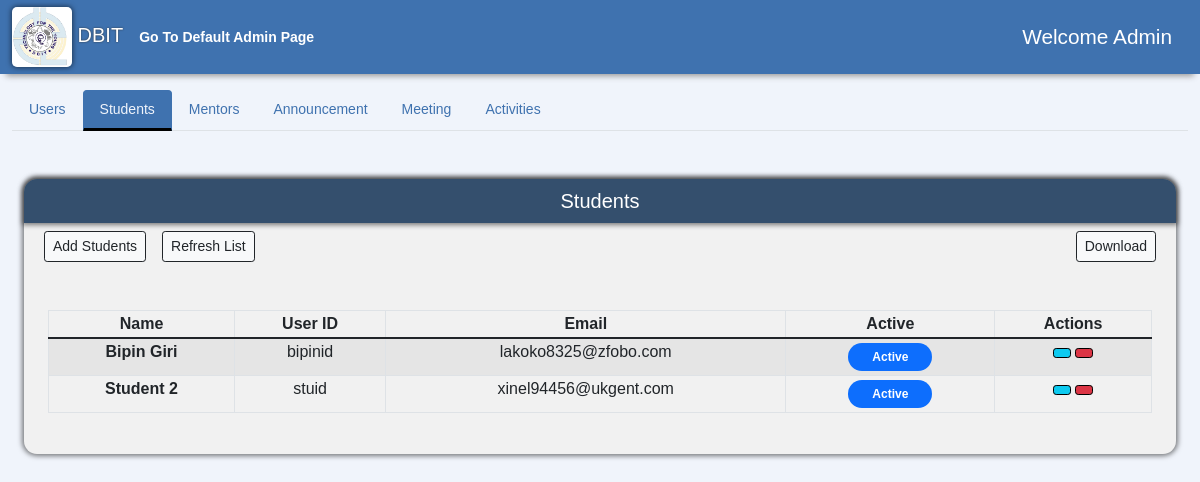
The app's page /AdminPage/student (signed in), older data.
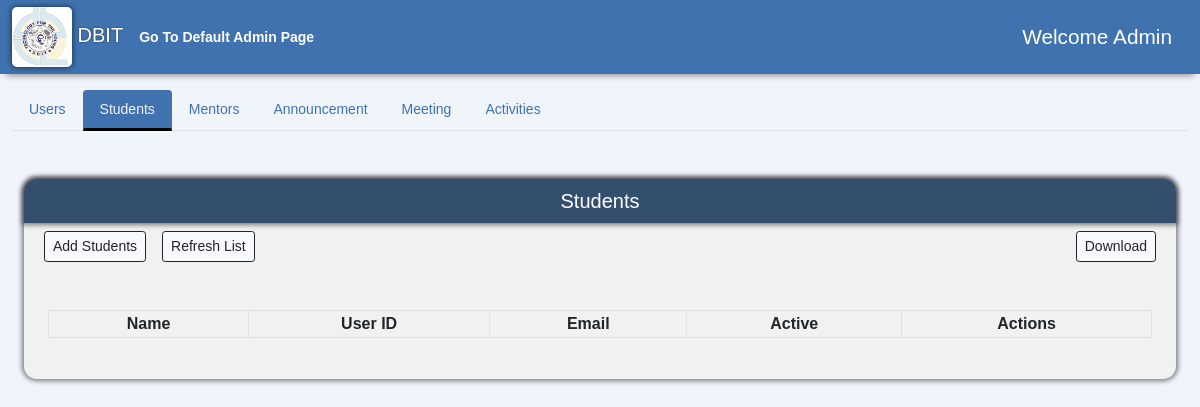
The same page, newer data.
### accounts/models.py (models this page shows, shortened)
class User(AbstractUser):
    usr_id = models.CharField(max_length=50, unique=True)
    username = None
    email = models.EmailField(max_length=255, unique=True)
    created_on = models.DateTimeField(auto_now_add=True)
    is_active = models.BooleanField(default=True)
    is_staff = models.BooleanField(default=False)
    is_superuser = models.BooleanField(default=False)
    first_name = models.CharField(max_length=50, null=True)
    last_name = models.CharField(max_length=50, null=True)
    middle_name = models.CharField(max_length=50, null=True)
    phone = models.CharField(max_length=10, null=True, blank=True)
    profile_img = models.ImageField(
        default='logo.png', null=True, blank=True, upload_to='images/')
    USERNAME_FIELD = 'email'
    REQUIRED_FIELDS = ['usr_id', ]
    objects = CustomUserManager()

### AdminPage/views.py (the view)
# urls.py: path('student', views.Adminstudent, name= 'admin-student'),
@login_required(login_url='Login')
def Adminstudent(request):
    if request.user.is_superuser:
        students = User.objects.filter(is_staff=False)
        context = {'users': students}
        return render(request,'AdminPage/admin-student.html',context)
    else:
        return HttpResponse("You are not authorized to view this page")

### Announcement/notification_processors.py (called while the page is built)
def announcements(request):
    allnotifications= Announcement.objects.all()
    return {'notifications':allnotifications}

def announcement_receiver(request):
    allreceivers= AnnouncementReceiver.objects.all()
    return {'receivers':allreceivers}

### FacultyDashboard/scheduled_meeting_processors.py (called while the page is built)
def scheduled_meetings(request):
    allmeetings= Meeting.objects.all()
    return {'meetings':allmeetings}

### AdminPage/templates/AdminPage/admin-student.html (shortened to what this page needs)
{% extends "admin.html" %}
{% load static %}
{% block studentTabButton %}
<button class="nav-link active" id="nav-students-tab" data-bs-toggle="tab" data-bs-target="#nav-students" type="button" role="tab" aria-controls="nav-students-tab" aria-selected="true">
  Students
</button>
{% endblock %}
{% block studentTabContent %}
<div class="tab-pane fade active show " id="nav-students" role="tabpanel" aria-labelledby="nav-students-tab">
  <div class="container-fluid mb-5">
    <div class="sidebar flex-shrink-0 dashboard-navigation">
      <div class="sidebar-heading d-flex align-items-center justify-content-center">
        <h5>Students</h5>
      </div>
      <div class="container-fluid" style="overflow-x: auto;">
        <div class="d-flex bd-highlight mb-3">
          <div class="p-2 bd-highlight">
            <button type="button" onclick="window.location.href = '{% url 'register'  %}';" class="btn btn-light ms-auto btn-sm btn-outline-dark" d>
              Add Students
            </button>
          </div>
          <div class="p-2 bd-highlight">
            <button type="button" onClick="window.location.reload()" class="btn btn-light  btn-sm btn-outline-dark" type="button">
              Refresh List
            </button>
          </div>
          <div class="ms-auto p-2 bd-highlight">
            <button type="button" onclick="alert('Logic to download csv');" class="btn btn-light meetings-btn ms-auto btn-sm btn-outline-dark" data-bs-toggle="modal" data-bs-target="#staticBackdrop">
              Download
            </button>
          </div>
        </div>
      </div>
      <div class="table-div m-4 mt-4 mb-4">
        <table class="table table-striped table-bordered" style="widows: 100%;" id="student-table">
          <thead >
            <tr >
              <th scope="col" class="px-2 py-1 text-center">Name</th>
              <th scope="col" class="px-2 py-1 text-center">User ID</th>
              <th scope="col" class="px-2 py-1 text-center">Email</th>
              <th scope="col" class="px-2 py-1 text-center">Active</th>
              <th scope="col" class="px-2 py-1 text-center">Actions</th>
            </tr>
          </thead>
          <tbody id="myTable">
            {% for user in users %}
            <tr>
              <th scope="row" class="px-2 py-1 text-center">{{user.first_name}} {{user.last_name}}</th>
              <td class="px-2 py-1 text-center">{{user.usr_id}}</td>
              <td class="px-2 py-1 text-center">{{user.email}}</td>
              <td class="px-2 py-1 text-center">
                {% if user.is_active %}
                <span class="badge bg-primary rounded-pill px-4 py-2">Active</span> {% else %}
                <span class="badge bg-danger rounded-pill px-4 py-2">Inactive</span> {% endif %}
              </td>
              <td class="px-2 py-1 text-center">
                <button type="button" class="btn btn-info ms-auto btn-sm" style="border-color: black" onClick="window.location.href='{% url 'update-user' user.usr_id %}'">
                </button>
                <form action="{% url 'delete-user' user.id %}" class="mb-0" style="display: inline-block" method='POST'>
                    <button type="submit" class="btn btn-danger ms-auto btn-sm" style="border-color: black" onClick="return confirm('Are you sure Do you want to delete this user/account ?');">
                    </button>
                </form>
              </td>
            </tr>
            {% endfor %}
          </tbody>
        </table>
      </div>
    </div>
  </div>
</div>
{% endblock %}

Row changes from the older to the newer data that the page shows:
removed User: first_name "Bipin", last_name "Giri", usr_id "bipinid", email "lakoko8325@zfobo.com", is_active "Active"
removed User: first_name "Student", last_name "2", usr_id "stuid", email "xinel94456@ukgent.com", is_active "Active"
